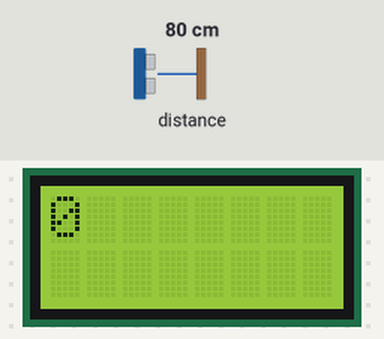
Simulated run of this sketch. Board: Arduino Leonardo, built with avr-gcc and run on an emulated ATmega32U4. Shown: 8×2 character LCD. The test bench sets the inputs (shaded band); at power-on: distance to the obstacle 80 cm.

Above: at 1.2 s.
1.3 s: distance to the obstacle set to 2 cm
At 2.5 s:
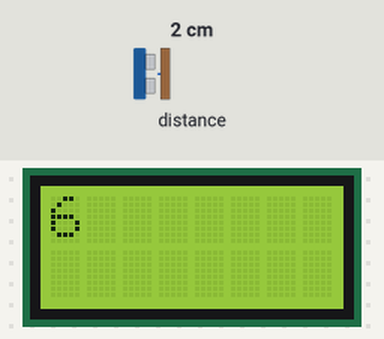
2.8 s: distance to the obstacle set to 18 cm
At 4.1 s:
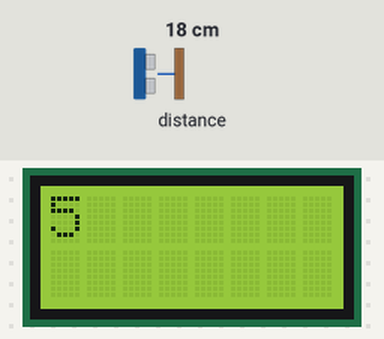
4.4 s: distance to the obstacle set to 35 cm
At 5.9 s:
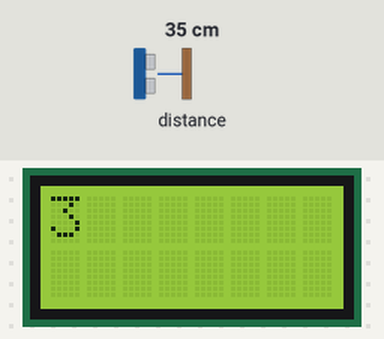
Timing chart, 0 to 7.4 s (numbered marks = the images above; inputs shaded):
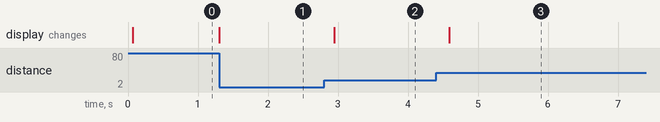

Measured:
- after the input at 1.3 s, the display: changes at once (image 1)
- after the input at 2.8 s, the display: changes after 0.15 s (image 2)
- after the input at 4.4 s, the display: changes after 0.19 s (image 3)

The sketch:

laheisyys_anturi.ino
```cpp
/*
Tässä esimerkissä näytetään Zumo 32u4 robotin etureunassa
olevan läheisyysanturin käyttöä.

Esimerkissä tulostetaan vasemmanpuoleisen läheisyysanturin
arvo robotin LCD-näytölle.

Katso myös:
https://github.com/pololu/zumo-32u4-arduino-library/blob/master/examples/SumoProximitySensors/SumoProximitySensors.ino
*/

#include <Wire.h>
#include <Zumo32U4.h>

// Luodaan LCD näyttöä varten objekti nimeltään lcd.
// Tämän objektin kautta voidaan hallita robotissa
// olevaa näyttöä. Objekti saa kaikki Zumo32U4LCD-
// luokan ominaisuudet.
Zumo32U4LCD lcd;

// Luodaan läheisyysantureita vartein objekti nimeltään
// este_edessa.
Zumo32U4ProximitySensors este_edessa;

void setup()
{
  este_edessa.initThreeSensors();
}

void loop()
{
  // Tyhjennetään LCD-näyttö
  lcd.clear();

  // Luetaan läheisyysantureiden arvot.
  este_edessa.read();

  // Tulostetaan robotin etupuolella olevan anturin
  // tila.
  lcd.print(este_edessa.countsFrontWithLeftLeds());

  // Odotetaan 200 millisekuntia.
  delay(200);
}
```
